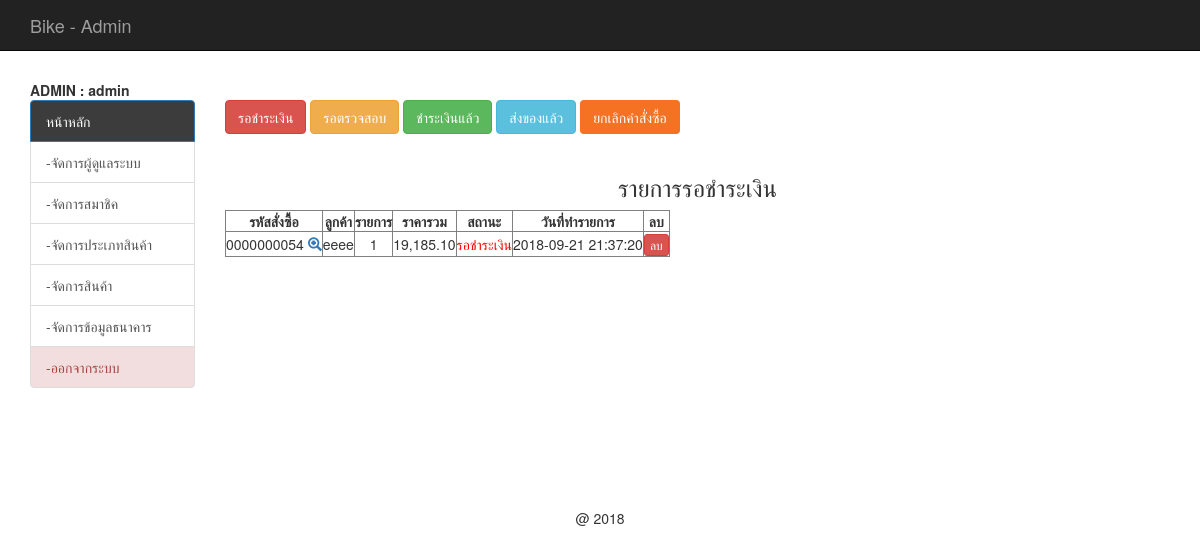
The app's page /backend/index.php?act=show-new (signed in), older data.
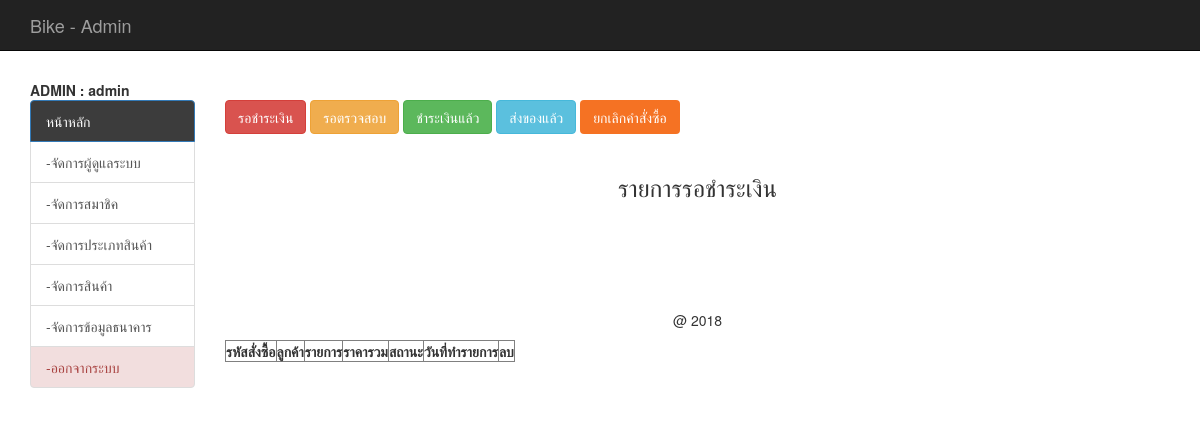
The same page, newer data.
### tables this page shows
CREATE TABLE `tbl_order` (
  `order_id` int(10) UNSIGNED ZEROFILL NOT NULL,
  `mem_id` int(11) NOT NULL,
  `name` varchar(100) NOT NULL,
  `address` varchar(500) NOT NULL,
  `email` varchar(100) NOT NULL,
  `phone` varchar(10) NOT NULL,
  `order_status` int(1) NOT NULL,
  `pay_slip` varchar(200) DEFAULT NULL,
  `b_name` varchar(100) DEFAULT NULL,
  `b_number` varchar(200) DEFAULT NULL,
  `pay_date` date DEFAULT NULL,
  `pay_amount` float(10,2) DEFAULT NULL,
  `postcode` varchar(30) DEFAULT NULL,
  `order_date` datetime NOT NULL
);

### backend/mm.php (called while the page is built, shortened)
<?php
if (!function_exists("GetSQLValueString")) {
function GetSQLValueString($theValue, $theType, $theDefinedValue = "", $theNotDefinedValue = "")
{
  $theValue = function_exists("mysql_real_escape_string") ? mysql_real_escape_string($theValue) : mysql_escape_string($theValue);
  switch ($theType) {
    case "text":
      $theValue = ($theValue != "") ? "'" . $theValue . "'" : "NULL";
      break;
    case "long":
    case "int":
      $theValue = ($theValue != "") ? intval($theValue) : "NULL";
      break;
  }
  return $theValue;
}
}
?>

### backend/show_new_cart.php (the view, shortened to what this page needs)
<?php require_once('../Connections/condb.php'); ?>
<?php
$query_mycart = sprintf("SELECT o.order_id as oid, o.mem_id, o.order_status, o.order_date, o.name , d.order_id , count(d.order_id) as coid , SUM(d.total) as ctotal FROM tbl_order as o, tbl_order_detail as d WHERE o.order_id = d.order_id AND o.order_status = 1 GROUP BY o.order_id ORDER BY o.order_id DESC " , GetSQLValueString($colname_mycart , "int"));
$mycart = mysql_query($query_mycart , $condb) or die(mysql_error());
$row_mycart = mysql_fetch_assoc($mycart);
$totalRows_mycart = mysql_num_rows($mycart);
?>
<h3 align="center">รายการรอชำระเงิน</h3>
<table id="example" class="display" cellspacing="0" border="1">
	<thead>
		<tr>
			<th>รหัสสั่งซื้อ</th>
			<th>ลูกค้า</th>
			<th>รายการ</th>
			<th>ราคารวม</th>
			<th>สถานะ</th>
			<th>วันที่ทำรายการ</th>
			<th> <center> ลบ </center></th>
		</tr>
	</thead>
	<?php if ($totalRows_mycart > 0) { ?>
		<?php do { ?>
			<tr>
				<td>
					<?php echo $row_mycart['oid'];?>
					<span id="hp">
						<a href="index.php?order_id=<?php echo $row_mycart['oid'];?>&act=show-order">
							<span class="glyphicon glyphicon-zoom-in"></span>
						</a>
					</span>
				</td>
				<td align="center" >
					<?php echo $row_mycart['name'];?>
				</td>
				<td align="center" >
					<?php echo $row_mycart['coid'];?>
				</td>
				<td align="center">
					<?php echo number_format($row_mycart['ctotal'],2);?>
				</td>
				<td align="center" >
					<font color="red">
						<?php $status = $row_mycart['order_status'];
						include('status.php');
						?>
					</font>
				</td>
				<td > <?php echo $row_mycart['order_date'];?></td>
				<td><center>
					<a href="del_order.php?order_id=<?php echo $row_mycart['oid'];?>&order_status=5" class="btn btn-danger btn-xs" onClick="return confirm('ยืนยันการลบ');">
					ลบ </a></center>
				</td>
				</tr>
			<?php } while ($row_mycart = mysql_fetch_assoc($mycart)); ?>
		</table>
		<?php
	}
	?>

### backend/status.php
<?php
if ($status == 1) {
	echo "<font color='red'>";
	echo "รอชำระเงิน";
	echo "</font>";
}elseif ($status == 4) {
	echo "<font color='green'>";
	echo "ชำระเงินแล้ว";
	echo "</font>";
}elseif ($status == 3) {
	echo "<font color='blue'>";
	echo "ส่งของแล้ว";
	echo "</font>";
}elseif ($status == 2) {
	echo "<font color='#E7AE0A'>";
	echo "รอตรวจสอบ";
	echo "</font>";
}elseif ($status == 5) {
	echo "<font color='#F54823'>";
	echo "ยกเลิกคำสั่งซื้อ";
	echo "</font>";
}
?>

Row changes from the older to the newer data that the page shows:
removed tbl_order: order_id "0000000054", name "eeee", coid "1", ctotal "19,185.10", order_status "รอชำระเงิน", order_date "2018-09-21 21:37:20"
